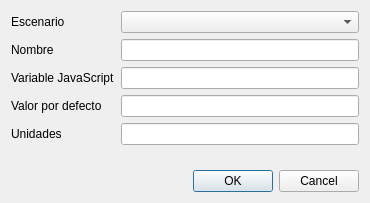
<?xml version="1.0" encoding="UTF-8"?>
<ui version="4.0">
 <class>TipoDatoZonaDlgClass</class>
 <widget class="DataDialog" name="TipoDatoZonaDlgClass">
  <property name="geometry">
   <rect>
    <x>0</x>
    <y>0</y>
    <width>370</width>
    <height>203</height>
   </rect>
  </property>
  <property name="windowTitle">
   <string>Tipos de datos por zona</string>
  </property>
  <layout class="QVBoxLayout" name="verticalLayout">
   <item>
    <layout class="QFormLayout" name="formLayout">
     <item row="0" column="0">
      <widget class="QLabel" name="label">
       <property name="text">
        <string>Escenario</string>
       </property>
       <property name="buddy">
        <cstring>escenario</cstring>
       </property>
      </widget>
     </item>
     <item row="1" column="0">
      <widget class="QLabel" name="label_2">
       <property name="text">
        <string>Nombre</string>
       </property>
       <property name="buddy">
        <cstring>nombre</cstring>
       </property>
      </widget>
     </item>
     <item row="1" column="1">
      <widget class="QLineEdit" name="nombre"/>
     </item>
     <item row="4" column="0">
      <widget class="QLabel" name="label_3">
       <property name="text">
        <string>Unidades</string>
       </property>
       <property name="buddy">
        <cstring>unidades</cstring>
       </property>
      </widget>
     </item>
     <item row="4" column="1">
      <widget class="QLineEdit" name="unidades"/>
     </item>
     <item row="0" column="1">
      <widget class="TComboBox" name="escenario"/>
     </item>
     <item row="2" column="1">
      <widget class="QLineEdit" name="variable"/>
     </item>
     <item row="2" column="0">
      <widget class="QLabel" name="label_4">
       <property name="text">
        <string>Variable JavaScript</string>
       </property>
       <property name="buddy">
        <cstring>variable</cstring>
       </property>
      </widget>
     </item>
     <item row="3" column="1">
      <widget class="QLineEdit" name="defecto"/>
     </item>
     <item row="3" column="0">
      <widget class="QLabel" name="label_5">
       <property name="text">
        <string>Valor por defecto</string>
       </property>
       <property name="buddy">
        <cstring>defecto</cstring>
       </property>
      </widget>
     </item>
    </layout>
   </item>
   <item>
    <spacer name="verticalSpacer">
     <property name="orientation">
      <enum>Qt::Vertical</enum>
     </property>
     <property name="sizeHint" stdset="0">
      <size>
       <width>20</width>
       <height>0</height>
      </size>
     </property>
    </spacer>
   </item>
   <item>
    <widget class="QDialogButtonBox" name="buttonBox">
     <property name="standardButtons">
      <set>QDialogButtonBox::Cancel|QDialogButtonBox::Ok</set>
     </property>
    </widget>
   </item>
  </layout>
 </widget>
 <customwidgets>
  <customwidget>
   <class>DataDialog</class>
   <extends>QDialog</extends>
   <header>ts.h</header>
   <container>1</container>
  </customwidget>
  <customwidget>
   <class>TComboBox</class>
   <extends>QComboBox</extends>
   <header>ts.h</header>
  </customwidget>
 </customwidgets>
 <tabstops>
  <tabstop>escenario</tabstop>
  <tabstop>nombre</tabstop>
  <tabstop>variable</tabstop>
  <tabstop>defecto</tabstop>
  <tabstop>unidades</tabstop>
  <tabstop>buttonBox</tabstop>
 </tabstops>
 <resources/>
 <connections>
  <connection>
   <sender>buttonBox</sender>
   <signal>accepted()</signal>
   <receiver>TipoDatoZonaDlgClass</receiver>
   <slot>accept()</slot>
   <hints>
    <hint type="sourcelabel">
     <x>147</x>
     <y>198</y>
    </hint>
    <hint type="destinationlabel">
     <x>76</x>
     <y>89</y>
    </hint>
   </hints>
  </connection>
  <connection>
   <sender>buttonBox</sender>
   <signal>rejected()</signal>
   <receiver>TipoDatoZonaDlgClass</receiver>
   <slot>reject()</slot>
   <hints>
    <hint type="sourcelabel">
     <x>236</x>
     <y>198</y>
    </hint>
    <hint type="destinationlabel">
     <x>197</x>
     <y>93</y>
    </hint>
   </hints>
  </connection>
 </connections>
</ui>
